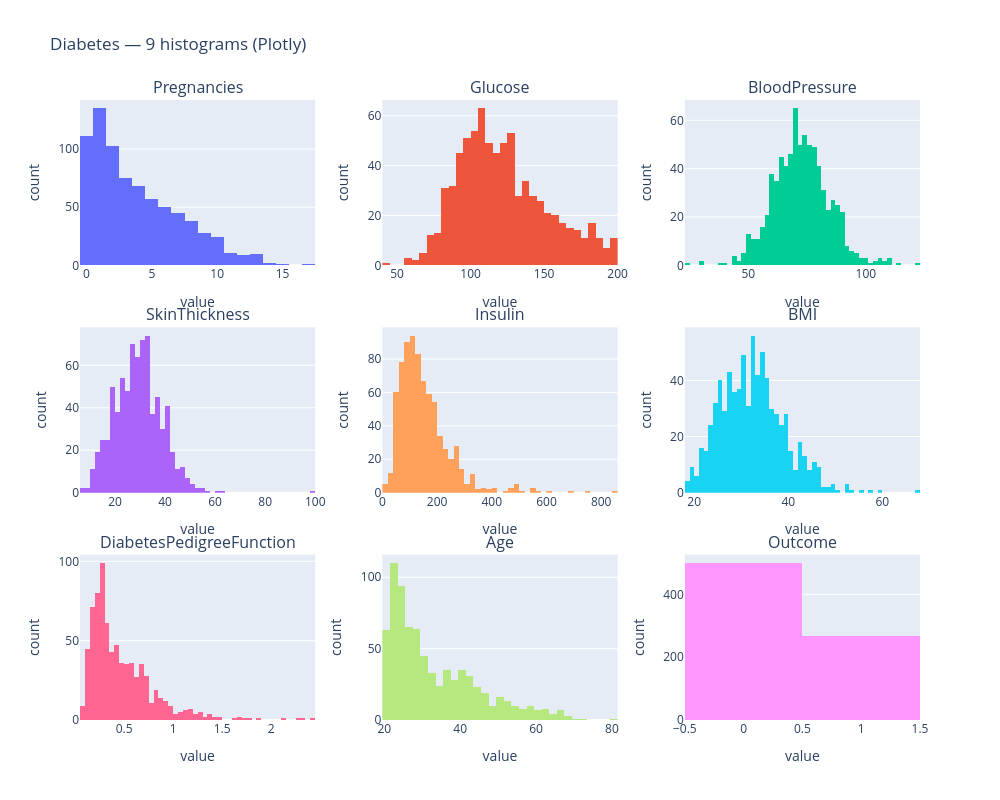

The cell this chart's notebook holds for it:
### Code cell
import plotly.graph_objects as go
from plotly.subplots import make_subplots
# -----------------------------
# Plotly: 3×3 histogram grid
# -----------------------------
cols = diabetes_data.select_dtypes(include=[np.number]).columns[
    :].tolist()  #get ALL 'number' columns names in list form
fig = make_subplots(rows=3, cols=3, subplot_titles=cols, horizontal_spacing=0.08, vertical_spacing=0.1)

for i, c in enumerate(cols, start=1):  #enumerate cols with numbers starting from 1
    r = (i - 1) // 3 + 1
    k = (i - 1) % 3 + 1
    x = diabetes_data[c].dropna().values

    # Let Plotly choose bins auto, else can also use nbinsx
    hist = go.Histogram(
        x=x,
        nbinsx=None,
        autobinx=True,
        name=c,
        showlegend=False
    )
    fig.add_trace(hist, row=r, col=k)

fig.update_layout(
    title="Diabetes — 9 histograms (Plotly)",
    height=800, width=1000
)
fig.update_xaxes(title_text="value")
fig.update_yaxes(title_text="count")
display(fig)

### Figure 1 — Plotly figure (JSON) as saved in the notebook; plotly's stock layout.template omitted (floating-point values rounded to 4 significant figures; data arrays with more than 128 entries replaced by an {"elided": "..."} marker saying what was removed)
{"data": [{"autobinx": true, "name": "Pregnancies", "showlegend": false, "x": {"elided": "768 float values"}, "type": "histogram", "xaxis": "x", "yaxis": "y"}, {"autobinx": true, "name": "Glucose", "showlegend": false, "x": {"elided": "768 float values"}, "type": "histogram", "xaxis": "x2", "yaxis": "y2"}, {"autobinx": true, "name": "BloodPressure", "showlegend": false, "x": {"elided": "768 float values"}, "type": "histogram", "xaxis": "x3", "yaxis": "y3"}, {"autobinx": true, "name": "SkinThickness", "showlegend": false, "x": {"elided": "768 float values"}, "type": "histogram", "xaxis": "x4", "yaxis": "y4"}, {"autobinx": true, "name": "Insulin", "showlegend": false, "x": {"elided": "768 float values"}, "type": "histogram", "xaxis": "x5", "yaxis": "y5"}, {"autobinx": true, "name": "BMI", "showlegend": false, "x": {"elided": "768 float values"}, "type": "histogram", "xaxis": "x6", "yaxis": "y6"}, {"autobinx": true, "name": "DiabetesPedigreeFunction", "showlegend": false, "x": {"elided": "768 float values"}, "type": "histogram", "xaxis": "x7", "yaxis": "y7"}, {"autobinx": true, "name": "Age", "showlegend": false, "x": {"elided": "768 float values"}, "type": "histogram", "xaxis": "x8", "yaxis": "y8"}, {"autobinx": true, "name": "Outcome", "showlegend": false, "x": {"elided": "768 int values"}, "type": "histogram", "xaxis": "x9", "yaxis": "y9"}], "layout": {"xaxis": {"anchor": "y", "domain": [0.0, 0.28], "title": {"text": "value"}}, "yaxis": {"anchor": "x", "domain": [0.7333, 1.0], "title": {"text": "count"}}, "xaxis2": {"anchor": "y2", "domain": [0.36, 0.64], "title": {"text": "value"}}, "yaxis2": {"anchor": "x2", "domain": [0.7333, 1.0], "title": {"text": "count"}}, "xaxis3": {"anchor": "y3", "domain": [0.72, 1.0], "title": {"text": "value"}}, "yaxis3": {"anchor": "x3", "domain": [0.7333, 1.0], "title": {"text": "count"}}, "xaxis4": {"anchor": "y4", "domain": [0.0, 0.28], "title": {"text": "value"}}, "yaxis4": {"anchor": "x4", "domain": [0.3667, 0.6333], "title": {"text": "count"}}, "xaxis5": {"anchor": "y5", "domain": [0.36, 0.64], "title": {"text": "value"}}, "yaxis5": {"anchor": "x5", "domain": [0.3667, 0.6333], "title": {"text": "count"}}, "xaxis6": {"anchor": "y6", "domain": [0.72, 1.0], "title": {"text": "value"}}, "yaxis6": {"anchor": "x6", "domain": [0.3667, 0.6333], "title": {"text": "count"}}, "xaxis7": {"anchor": "y7", "domain": [0.0, 0.28], "title": {"text": "value"}}, "yaxis7": {"anchor": "x7", "domain": [0.0, 0.2667], "title": {"text": "count"}}, "xaxis8": {"anchor": "y8", "domain": [0.36, 0.64], "title": {"text": "value"}}, "yaxis8": {"anchor": "x8", "domain": [0.0, 0.2667], "title": {"text": "count"}}, "xaxis9": {"anchor": "y9", "domain": [0.72, 1.0], "title": {"text": "value"}}, "yaxis9": {"anchor": "x9", "domain": [0.0, 0.2667], "title": {"text": "count"}}, "annotations": [{"font": {"size": 16}, "showarrow": false, "text": "Pregnancies", "x": 0.14, "xanchor": "center", "xref": "paper", "y": 1.0, "yanchor": "bottom", "yref": "paper"}, {"font": {"size": 16}, "showarrow": false, "text": "Glucose", "x": 0.5, "xanchor": "center", "xref": "paper", "y": 1.0, "yanchor": "bottom", "yref": "paper"}, {"font": {"size": 16}, "showarrow": false, "text": "BloodPressure", "x": 0.86, "xanchor": "center", "xref": "paper", "y": 1.0, "yanchor": "bottom", "yref": "paper"}, {"font": {"size": 16}, "showarrow": false, "text": "SkinThickness", "x": 0.14, "xanchor": "center", "xref": "paper", "y": 0.6333, "yanchor": "bottom", "yref": "paper"}, {"font": {"size": 16}, "showarrow": false, "text": "Insulin", "x": 0.5, "xanchor": "center", "xref": "paper", "y": 0.6333, "yanchor": "bottom", "yref": "paper"}, {"font": {"size": 16}, "showarrow": false, "text": "BMI", "x": 0.86, "xanchor": "center", "xref": "paper", "y": 0.6333, "yanchor": "bottom", "yref": "paper"}, {"font": {"size": 16}, "showarrow": false, "text": "DiabetesPedigreeFunction", "x": 0.14, "xanchor": "center", "xref": "paper", "y": 0.2667, "yanchor": "bottom", "yref": "paper"}, {"font": {"size": 16}, "showarrow": false, "text": "Age", "x": 0.5, "xanchor": "center", "xref": "paper", "y": 0.2667, "yanchor": "bottom", "yref": "paper"}, {"font": {"size": 16}, "showarrow": false, "text": "Outcome", "x": 0.86, "xanchor": "center", "xref": "paper", "y": 0.2667, "yanchor": "bottom", "yref": "paper"}], "title": {"text": "Diabetes — 9 histograms (Plotly)"}, "height": 800, "width": 1000}}
